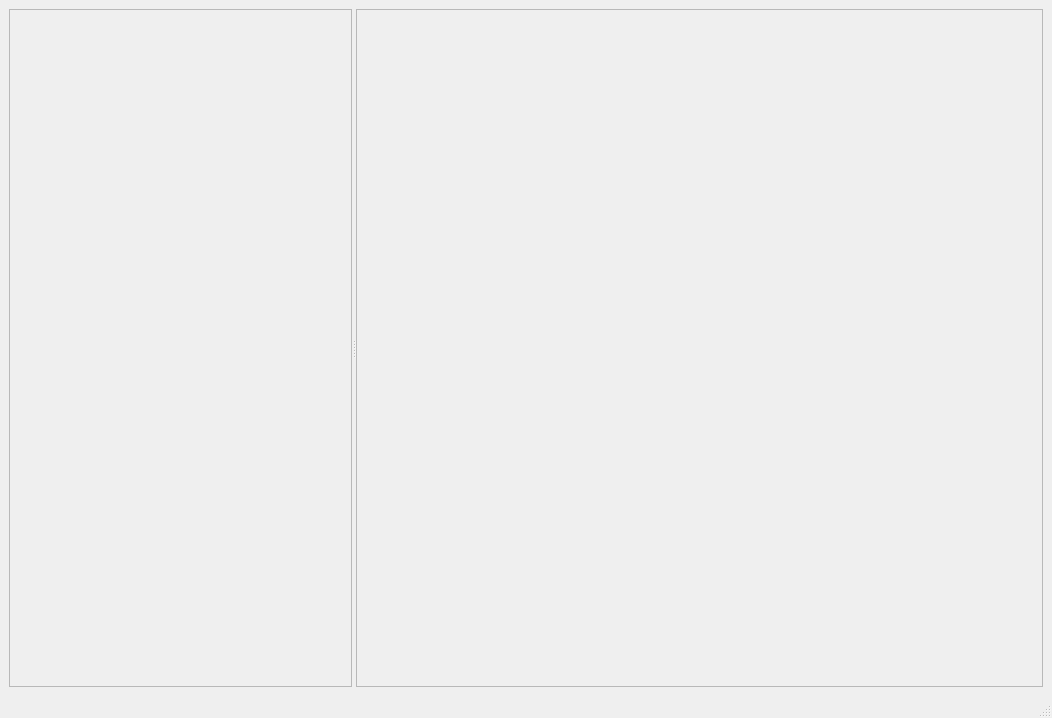
<?xml version="1.0" encoding="UTF-8"?>
<ui version="4.0">
 <class>MainWindow</class>
 <widget class="QMainWindow" name="MainWindow">
  <property name="geometry">
   <rect>
    <x>0</x>
    <y>0</y>
    <width>1052</width>
    <height>718</height>
   </rect>
  </property>
  <property name="windowTitle">
   <string>Astrodynlab: время жизни КА</string>
  </property>
  <widget class="QWidget" name="centralwidget">
   <layout class="QGridLayout" name="gridLayout">
    <item row="0" column="0">
     <widget class="QSplitter" name="splitter">
      <property name="orientation">
       <enum>Qt::Horizontal</enum>
      </property>
      <widget class="QFrame" name="frame">
       <property name="frameShape">
        <enum>QFrame::StyledPanel</enum>
       </property>
       <property name="frameShadow">
        <enum>QFrame::Raised</enum>
       </property>
       <layout class="QGridLayout" name="gridLayout_2">
        <item row="0" column="0">
         <layout class="QGridLayout" name="plotLayout"/>
        </item>
       </layout>
      </widget>
      <widget class="QFrame" name="frame_2">
       <property name="frameShape">
        <enum>QFrame::StyledPanel</enum>
       </property>
       <property name="frameShadow">
        <enum>QFrame::Raised</enum>
       </property>
       <layout class="QGridLayout" name="gridLayout_4">
        <item row="0" column="0">
         <layout class="QGridLayout" name="viewSetLayout"/>
        </item>
        <item row="1" column="0">
         <spacer name="verticalSpacer">
          <property name="orientation">
           <enum>Qt::Vertical</enum>
          </property>
          <property name="sizeHint" stdset="0">
           <size>
            <width>20</width>
            <height>40</height>
           </size>
          </property>
         </spacer>
        </item>
       </layout>
      </widget>
     </widget>
    </item>
   </layout>
  </widget>
  <widget class="QMenuBar" name="menubar">
   <property name="geometry">
    <rect>
     <x>0</x>
     <y>0</y>
     <width>1052</width>
     <height>26</height>
    </rect>
   </property>
  </widget>
  <widget class="QStatusBar" name="statusbar"/>
 </widget>
 <resources/>
 <connections/>
</ui>
